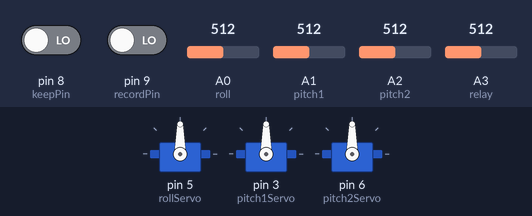
The sketch below on a simulated Arduino Uno, built with avr-gcc and run on an emulated ATmega328P. Shown: 3 × servo. The test bench sets the inputs (shaded band); at power-on: A0 (roll) = 512, A1 (pitch1) = 512, A2 (pitch2) = 512, pin 8 (keepPin) LOW, pin 9 (recordPin) LOW, A3 (relay) = 512.

Above: at 1.2 s.
1.3 s: A0 (roll) set to 716
At 2.5 s:
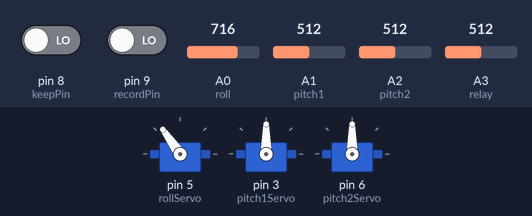
2.8 s: A1 (pitch1) set to 716
At 3.8 s:
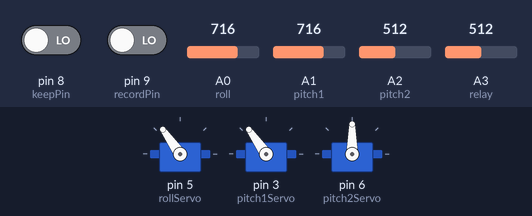
4.3 s: A2 (pitch2) set to 716
At 4.9 s:
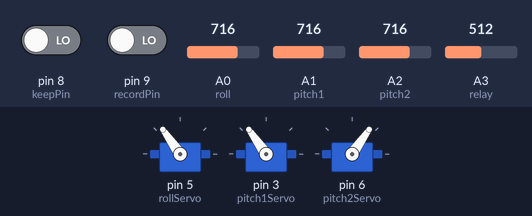
5.8 s: A0 (roll) set to 490
At 7.0 s:
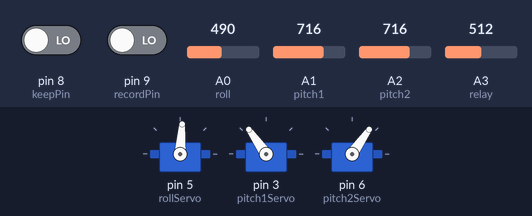
7.3 s: A1 (pitch1) set to 490
At 8.4 s:
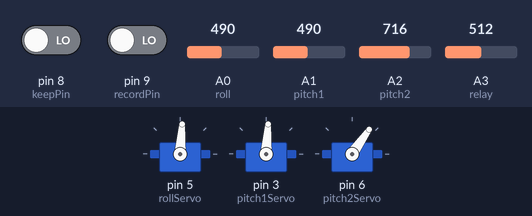
8.8 s: A2 (pitch2) set to 992
At 9.5 s:
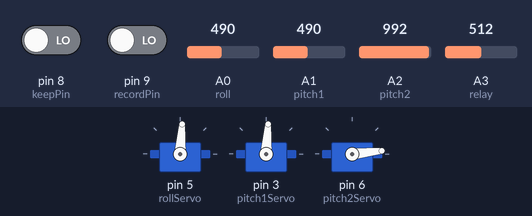
Timing chart, 0 to 11.3 s (numbered marks = the images above; inputs shaded):
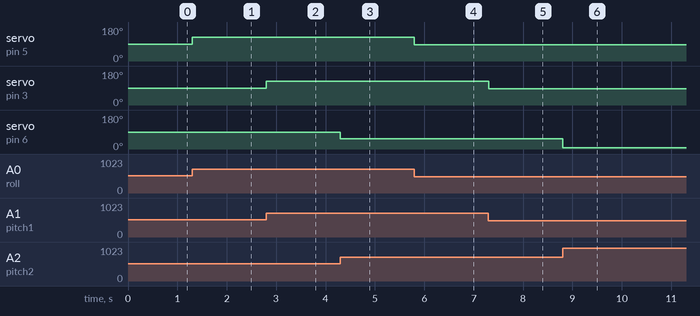

The sketch:

replicator_3dofarm.ino
```cpp
// Prepared by Osman Dogan Yirmibesoglu & Arjen Kılıc

// include servo library
#include <Servo.h>

//define relay on and off situations
#define RELAY_ON 0
#define RELAY_OFF 1

//define boolean for if condition
boolean flag = false;

// Potantio meter pin assaignments
const int roll = 0;
const int pitch1 = 1;
const int pitch2 = 2;
const int relay = 3;

// Relay pin assaignment
const int relayPin = 12;

// Servo Objects
Servo rollServo;
Servo pitch1Servo;
Servo pitch2Servo;

// Potantio meter & servo & pinState values
int rollVal;
int pitch1Val;
int pitch2Val;
int relayVal;

int rollPos;
int pitch1Pos;
int pitch2Pos;

int tempRollPos;
int tempPitch1Pos;
int tempPitch2Pos;

int keepState;
int recordState;

// Switch Pin assaignments
const int recordPin = 9;
const int keepPin = 8;

//array for record
int recordArray[300];
int i = 0;
int j = 0;

void setup() {
  // Starting serial
  Serial.begin(9600);

  //atttaching servo Objects
  rollServo.attach(5);
  pitch1Servo.attach(3);
  pitch2Servo.attach(6);

  //pinMode
  pinMode(recordPin, INPUT);
  pinMode(keepPin, INPUT);
  pinMode(relayPin, INPUT);

}

void loop() {

  // Reading potantio meters
  rollVal = analogRead(roll);
  pitch1Val = analogRead(pitch1);
  pitch2Val = analogRead(pitch2);
  relayVal = analogRead(relay);

  // Reading switch states
  keepState = digitalRead(keepPin);   // read the input pin
  recordState = digitalRead(recordPin);   // read the input pin


  // change between switch states

  if (keepState == 1) {

    fanState();
    deleteArray();

    if (flag == false) {

      //getting temporary servo values
      tempRollPos = map(analogRead(roll), 0, 1023, 0, 180);
      tempPitch1Pos = map(analogRead(pitch1), 0, 1023, 0, 180);
      tempPitch2Pos = (180 - map(analogRead(pitch2), 0, 1023, 0, 180));

      //writing temporary values to servos
      rollServo.write(tempRollPos);
      pitch1Servo.write(tempPitch1Pos);
      pitch2Servo.write(tempPitch2Pos);

      flag = true;
    }

  } else if (recordState == 1 ) {
    flag = false;
    fanState();

    if (recordArray[299] == 0) {

      for (i = 0; i <= 300; i += 3) {

        recordArray[i] = map(analogRead(roll), 0, 1023, 0, 180);
        rollServo.write(map(analogRead(roll), 0, 1023, 0, 180));

        recordArray[i + 1] = map(analogRead(pitch1), 0, 1023, 0, 180);
        pitch1Servo.write(map(analogRead(pitch1), 0, 1023, 0, 180));

        recordArray[i + 2] = (180 - map(analogRead(pitch2), 0, 1023, 0, 180));
        pitch2Servo.write(180 - map(analogRead(pitch2), 0, 1023, 0, 180));


        // change this delay to arrange your recording time
        delay(100);
      }
    }


    i = 0;
    while (i <= 300) {

      rollPos = recordArray[i];
      rollServo.write(rollPos);

      pitch1Pos = recordArray[i + 1];
      pitch1Servo.write(pitch1Pos);

      pitch2Pos = recordArray[i + 2];
      pitch2Servo.write(pitch2Pos);

      i += 3;
      delay(100);
    }


  } else {
     // make flag false
  flag = false;
  // open or close fan
  fanState();
  // delete record array
  deleteArray();
  //map values between potantiometer and servo
  mapValues();

  //writing values to servos
  rollServo.write(rollPos);
  pitch1Servo.write(pitch1Pos);
  pitch2Servo.write(180 - pitch2Pos);

  }


}

// mapping potantiometer values to servo value range
void mapValues() {

  rollPos = map(rollVal, 0, 1023, 0, 180);
  pitch1Pos = map(pitch1Val, 0, 1023, 0, 180);
  pitch2Pos = map(pitch2Val, 0, 1023, 0, 180);

  // Printing values of servos for debugging
  //  Serial.print(rollPos);
  //  Serial.print(",");
  //  Serial.print(pitch1Pos);
  //  Serial.print(",");
  //  Serial.println(pitch2Pos);
}

// open and close fan
void fanState() {

  if (relayVal >= 500) {
    digitalWrite(relayPin, RELAY_OFF);
  } else {
    digitalWrite(relayPin, RELAY_ON);
  }
}

// making record array have all zeros
void deleteArray() {
  for (i = 0; i <= 299; i++) {
    recordArray[i] = 0;
  }
}
```

Measured:
- after the input at 1.3 s, servo on pin 5 (rollServo): 90° → 125° at once
- after the input at 2.8 s, servo on pin 3 (pitch1Servo): 90° → 125° at once
- after the input at 4.3 s, servo on pin 6 (pitch2Servo): 90° → 55° at once
- after the input at 5.8 s, servo on pin 5 (rollServo): 125° → 86° at once
- after the input at 7.3 s, servo on pin 3 (pitch1Servo): 125° → 86° at once
- after the input at 8.8 s, servo on pin 6 (pitch2Servo): 55° → 6° at once
